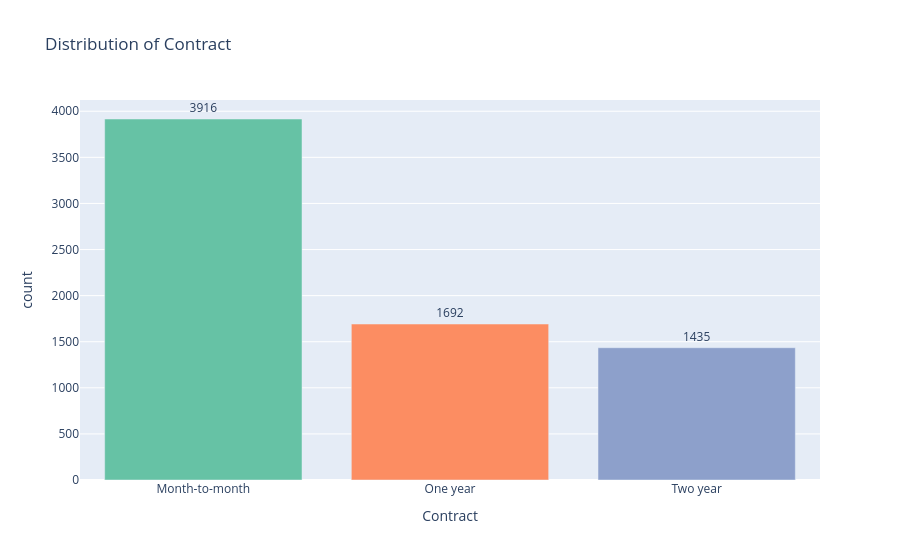
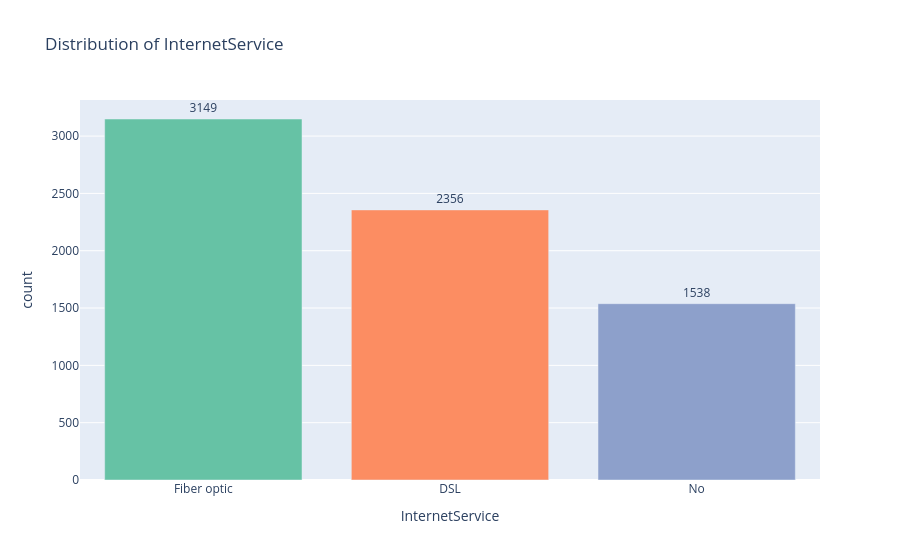
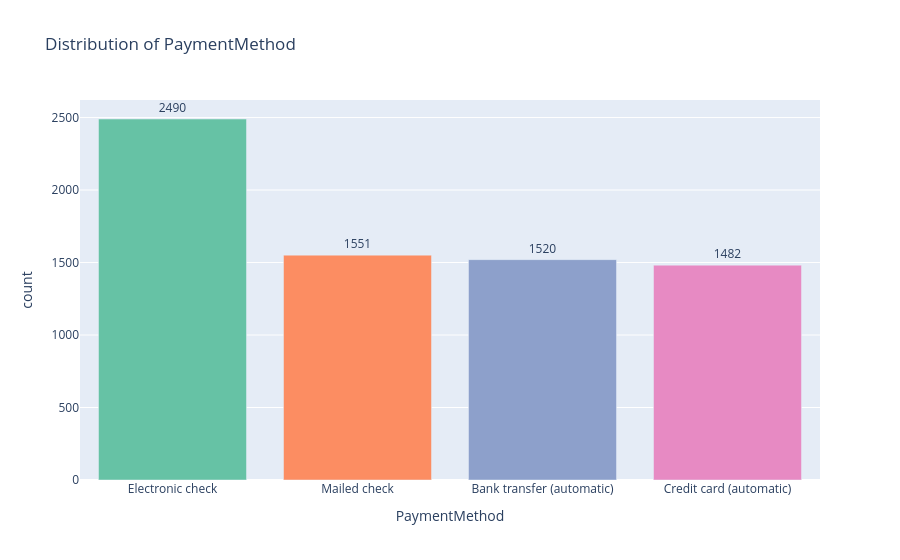
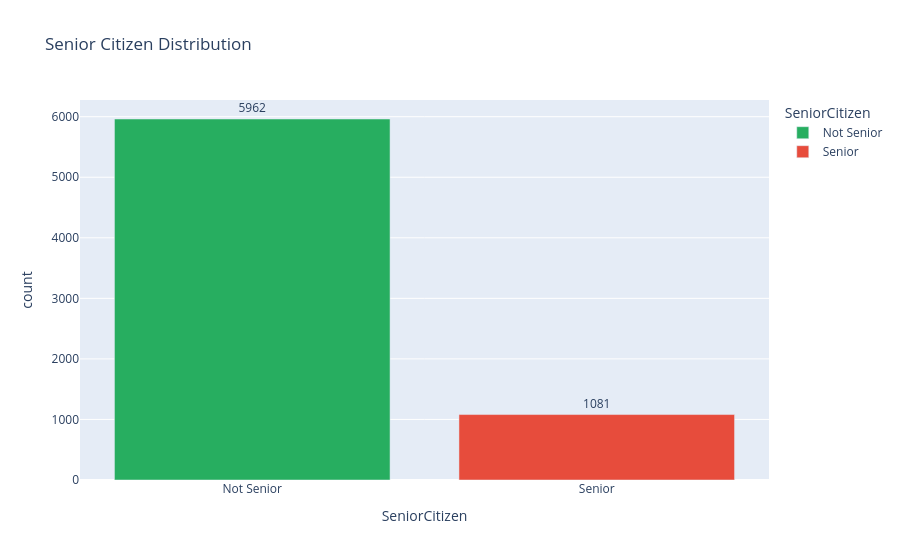

Notebook code cell kept with these figures, in order:
### Code cell
# Count plots for categorical features
cat_cols = ['Contract', 'InternetService', 'PaymentMethod']
for col in cat_cols:
    counts = df[col].value_counts().reset_index()
    counts.columns = [col, 'count']
    fig = px.bar(counts, x=col, y='count', text='count',
                 title=f'Distribution of {col}',
                 color=col, color_discrete_sequence=px.colors.qualitative.Set2)
    fig.update_traces(textposition='outside')
    fig.update_layout(showlegend=False)
    fig.show()

# SeniorCitizen
sc = df['SeniorCitizen'].map({0: 'Not Senior', 1: 'Senior'}).value_counts().reset_index()
sc.columns = ['SeniorCitizen', 'count']
fig = px.bar(sc, x='SeniorCitizen', y='count', text='count',
             title='Senior Citizen Distribution',
             color='SeniorCitizen', color_discrete_sequence=['#27ae60', '#e74c3c'])
fig.update_traces(textposition='outside')
fig.show()

### Figure 1 — Plotly figure (JSON) as saved in the notebook; plotly's stock layout.template omitted (floating-point values rounded to 4 significant figures)
{"data": [{"hovertemplate": "Contract=%{x}<br>count=%{text}<extra></extra>", "legendgroup": "Month-to-month", "marker": {"color": "rgb(102,194,165)", "pattern": {"shape": ""}}, "name": "Month-to-month", "orientation": "v", "showlegend": true, "text": [3916.0], "textposition": "outside", "type": "bar", "x": ["Month-to-month"], "xaxis": "x", "y": [3916], "yaxis": "y"}, {"hovertemplate": "Contract=%{x}<br>count=%{text}<extra></extra>", "legendgroup": "One year", "marker": {"color": "rgb(252,141,98)", "pattern": {"shape": ""}}, "name": "One year", "orientation": "v", "showlegend": true, "text": [1692.0], "textposition": "outside", "type": "bar", "x": ["One year"], "xaxis": "x", "y": [1692], "yaxis": "y"}, {"hovertemplate": "Contract=%{x}<br>count=%{text}<extra></extra>", "legendgroup": "Two year", "marker": {"color": "rgb(141,160,203)", "pattern": {"shape": ""}}, "name": "Two year", "orientation": "v", "showlegend": true, "text": [1435.0], "textposition": "outside", "type": "bar", "x": ["Two year"], "xaxis": "x", "y": [1435], "yaxis": "y"}], "layout": {"barmode": "relative", "legend": {"title": {"text": "Contract"}, "tracegroupgap": 0}, "showlegend": false, "title": {"text": "Distribution of Contract"}, "xaxis": {"anchor": "y", "categoryarray": ["Month-to-month", "One year", "Two year"], "categoryorder": "array", "domain": [0, 1], "title": {"text": "Contract"}}, "yaxis": {"anchor": "x", "domain": [0, 1], "title": {"text": "count"}}}}

### Figure 2 — Plotly figure (JSON) as saved in the notebook; plotly's stock layout.template omitted (floating-point values rounded to 4 significant figures)
{"data": [{"hovertemplate": "InternetService=%{x}<br>count=%{text}<extra></extra>", "legendgroup": "Fiber optic", "marker": {"color": "rgb(102,194,165)", "pattern": {"shape": ""}}, "name": "Fiber optic", "orientation": "v", "showlegend": true, "text": [3149.0], "textposition": "outside", "type": "bar", "x": ["Fiber optic"], "xaxis": "x", "y": [3149], "yaxis": "y"}, {"hovertemplate": "InternetService=%{x}<br>count=%{text}<extra></extra>", "legendgroup": "DSL", "marker": {"color": "rgb(252,141,98)", "pattern": {"shape": ""}}, "name": "DSL", "orientation": "v", "showlegend": true, "text": [2356.0], "textposition": "outside", "type": "bar", "x": ["DSL"], "xaxis": "x", "y": [2356], "yaxis": "y"}, {"hovertemplate": "InternetService=%{x}<br>count=%{text}<extra></extra>", "legendgroup": "No", "marker": {"color": "rgb(141,160,203)", "pattern": {"shape": ""}}, "name": "No", "orientation": "v", "showlegend": true, "text": [1538.0], "textposition": "outside", "type": "bar", "x": ["No"], "xaxis": "x", "y": [1538], "yaxis": "y"}], "layout": {"barmode": "relative", "legend": {"title": {"text": "InternetService"}, "tracegroupgap": 0}, "showlegend": false, "title": {"text": "Distribution of InternetService"}, "xaxis": {"anchor": "y", "categoryarray": ["Fiber optic", "DSL", "No"], "categoryorder": "array", "domain": [0, 1], "title": {"text": "InternetService"}}, "yaxis": {"anchor": "x", "domain": [0, 1], "title": {"text": "count"}}}}

### Figure 3 — Plotly figure (JSON) as saved in the notebook; plotly's stock layout.template omitted (floating-point values rounded to 4 significant figures)
{"data": [{"hovertemplate": "PaymentMethod=%{x}<br>count=%{text}<extra></extra>", "legendgroup": "Electronic check", "marker": {"color": "rgb(102,194,165)", "pattern": {"shape": ""}}, "name": "Electronic check", "orientation": "v", "showlegend": true, "text": [2490.0], "textposition": "outside", "type": "bar", "x": ["Electronic check"], "xaxis": "x", "y": [2490], "yaxis": "y"}, {"hovertemplate": "PaymentMethod=%{x}<br>count=%{text}<extra></extra>", "legendgroup": "Mailed check", "marker": {"color": "rgb(252,141,98)", "pattern": {"shape": ""}}, "name": "Mailed check", "orientation": "v", "showlegend": true, "text": [1551.0], "textposition": "outside", "type": "bar", "x": ["Mailed check"], "xaxis": "x", "y": [1551], "yaxis": "y"}, {"hovertemplate": "PaymentMethod=%{x}<br>count=%{text}<extra></extra>", "legendgroup": "Bank transfer (automatic)", "marker": {"color": "rgb(141,160,203)", "pattern": {"shape": ""}}, "name": "Bank transfer (automatic)", "orientation": "v", "showlegend": true, "text": [1520.0], "textposition": "outside", "type": "bar", "x": ["Bank transfer (automatic)"], "xaxis": "x", "y": [1520], "yaxis": "y"}, {"hovertemplate": "PaymentMethod=%{x}<br>count=%{text}<extra></extra>", "legendgroup": "Credit card (automatic)", "marker": {"color": "rgb(231,138,195)", "pattern": {"shape": ""}}, "name": "Credit card (automatic)", "orientation": "v", "showlegend": true, "text": [1482.0], "textposition": "outside", "type": "bar", "x": ["Credit card (automatic)"], "xaxis": "x", "y": [1482], "yaxis": "y"}], "layout": {"barmode": "relative", "legend": {"title": {"text": "PaymentMethod"}, "tracegroupgap": 0}, "showlegend": false, "title": {"text": "Distribution of PaymentMethod"}, "xaxis": {"anchor": "y", "categoryarray": ["Electronic check", "Mailed check", "Bank transfer (automatic)", "Credit card (automatic)"], "categoryorder": "array", "domain": [0, 1], "title": {"text": "PaymentMethod"}}, "yaxis": {"anchor": "x", "domain": [0, 1], "title": {"text": "count"}}}}

### Figure 4 — Plotly figure (JSON) as saved in the notebook; plotly's stock layout.template omitted (floating-point values rounded to 4 significant figures)
{"data": [{"hovertemplate": "SeniorCitizen=%{x}<br>count=%{text}<extra></extra>", "legendgroup": "Not Senior", "marker": {"color": "#27ae60", "pattern": {"shape": ""}}, "name": "Not Senior", "orientation": "v", "showlegend": true, "text": [5962.0], "textposition": "outside", "type": "bar", "x": ["Not Senior"], "xaxis": "x", "y": [5962], "yaxis": "y"}, {"hovertemplate": "SeniorCitizen=%{x}<br>count=%{text}<extra></extra>", "legendgroup": "Senior", "marker": {"color": "#e74c3c", "pattern": {"shape": ""}}, "name": "Senior", "orientation": "v", "showlegend": true, "text": [1081.0], "textposition": "outside", "type": "bar", "x": ["Senior"], "xaxis": "x", "y": [1081], "yaxis": "y"}], "layout": {"barmode": "relative", "legend": {"title": {"text": "SeniorCitizen"}, "tracegroupgap": 0}, "title": {"text": "Senior Citizen Distribution"}, "xaxis": {"anchor": "y", "categoryarray": ["Not Senior", "Senior"], "categoryorder": "array", "domain": [0, 1], "title": {"text": "SeniorCitizen"}}, "yaxis": {"anchor": "x", "domain": [0, 1], "title": {"text": "count"}}}}
